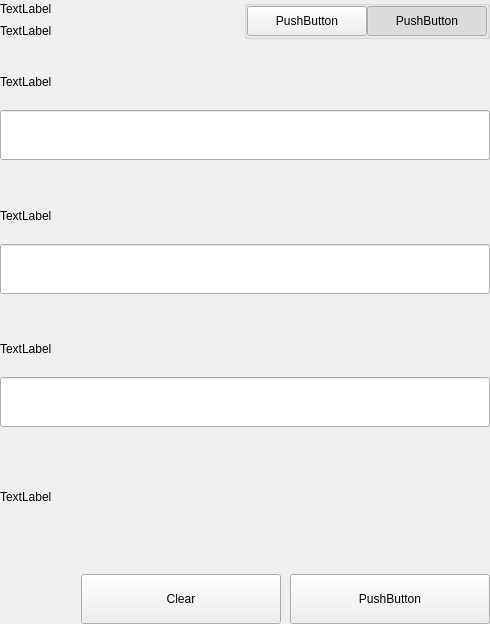
<?xml version="1.0" encoding="UTF-8"?>
<ui version="4.0">
 <class>SettingsBitToolWidget</class>
 <widget class="QWidget" name="SettingsBitToolWidget">
  <property name="geometry">
   <rect>
    <x>0</x>
    <y>0</y>
    <width>490</width>
    <height>624</height>
   </rect>
  </property>
  <property name="windowTitle">
   <string>Form</string>
  </property>
  <layout class="QVBoxLayout" name="verticalLayout">
   <property name="spacing">
    <number>0</number>
   </property>
   <property name="leftMargin">
    <number>0</number>
   </property>
   <property name="topMargin">
    <number>0</number>
   </property>
   <property name="rightMargin">
    <number>0</number>
   </property>
   <property name="bottomMargin">
    <number>0</number>
   </property>
   <item>
    <widget class="QWidget" name="left" native="true">
     <layout class="QVBoxLayout" name="verticalLayout_3">
      <property name="leftMargin">
       <number>0</number>
      </property>
      <property name="topMargin">
       <number>0</number>
      </property>
      <property name="rightMargin">
       <number>0</number>
      </property>
      <property name="bottomMargin">
       <number>0</number>
      </property>
      <item>
       <layout class="QVBoxLayout" name="verticalLayout_2">
        <property name="spacing">
         <number>0</number>
        </property>
        <item>
         <layout class="QHBoxLayout" name="horizontalLayout_3" stretch="3,1">
          <property name="spacing">
           <number>40</number>
          </property>
          <item>
           <layout class="QVBoxLayout" name="verticalLayoutTitle">
            <property name="spacing">
             <number>5</number>
            </property>
            <item>
             <widget class="QLabel" name="labelTitle">
              <property name="text">
               <string>TextLabel</string>
              </property>
             </widget>
            </item>
            <item>
             <widget class="QLabel" name="labelSubtitle1">
              <property name="text">
               <string>TextLabel</string>
              </property>
              <property name="wordWrap">
               <bool>true</bool>
              </property>
             </widget>
            </item>
           </layout>
          </item>
          <item alignment="Qt::AlignTop">
           <widget class="QGroupBox" name="groupBox">
            <property name="title">
             <string/>
            </property>
            <property name="alignment">
             <set>Qt::AlignLeading|Qt::AlignLeft|Qt::AlignTop</set>
            </property>
            <layout class="QHBoxLayout" name="horizontalLayout_4">
             <property name="spacing">
              <number>0</number>
             </property>
             <property name="leftMargin">
              <number>0</number>
             </property>
             <property name="topMargin">
              <number>0</number>
             </property>
             <property name="rightMargin">
              <number>0</number>
             </property>
             <property name="bottomMargin">
              <number>0</number>
             </property>
             <item>
              <spacer name="horizontalSpacer">
               <property name="orientation">
                <enum>Qt::Horizontal</enum>
               </property>
               <property name="sizeHint" stdset="0">
                <size>
                 <width>40</width>
                 <height>20</height>
                </size>
               </property>
              </spacer>
             </item>
             <item>
              <widget class="QPushButton" name="pushLeft">
               <property name="minimumSize">
                <size>
                 <width>120</width>
                 <height>30</height>
                </size>
               </property>
               <property name="maximumSize">
                <size>
                 <width>120</width>
                 <height>30</height>
                </size>
               </property>
               <property name="text">
                <string>PushButton</string>
               </property>
               <property name="checkable">
                <bool>true</bool>
               </property>
               <property name="autoExclusive">
                <bool>true</bool>
               </property>
              </widget>
             </item>
             <item>
              <widget class="QPushButton" name="pushRight">
               <property name="minimumSize">
                <size>
                 <width>120</width>
                 <height>30</height>
                </size>
               </property>
               <property name="maximumSize">
                <size>
                 <width>120</width>
                 <height>30</height>
                </size>
               </property>
               <property name="text">
                <string>PushButton</string>
               </property>
               <property name="checkable">
                <bool>true</bool>
               </property>
               <property name="checked">
                <bool>true</bool>
               </property>
               <property name="autoExclusive">
                <bool>true</bool>
               </property>
              </widget>
             </item>
            </layout>
           </widget>
          </item>
         </layout>
        </item>
        <item>
         <widget class="QStackedWidget" name="stackedWidget">
          <property name="currentIndex">
           <number>1</number>
          </property>
          <widget class="QWidget" name="pageDecrypt">
           <layout class="QVBoxLayout" name="verticalLayout_5">
            <property name="spacing">
             <number>0</number>
            </property>
            <property name="leftMargin">
             <number>0</number>
            </property>
            <property name="topMargin">
             <number>0</number>
            </property>
            <property name="rightMargin">
             <number>0</number>
            </property>
            <property name="bottomMargin">
             <number>0</number>
            </property>
            <item>
             <widget class="QWidget" name="widget" native="true">
              <property name="minimumSize">
               <size>
                <width>0</width>
                <height>100</height>
               </size>
              </property>
              <layout class="QVBoxLayout" name="verticalLayout_4">
               <property name="spacing">
                <number>0</number>
               </property>
               <property name="leftMargin">
                <number>0</number>
               </property>
               <property name="topMargin">
                <number>0</number>
               </property>
               <property name="rightMargin">
                <number>0</number>
               </property>
               <property name="bottomMargin">
                <number>0</number>
               </property>
               <item>
                <spacer name="verticalSpacer_2">
                 <property name="orientation">
                  <enum>Qt::Vertical</enum>
                 </property>
                 <property name="sizeType">
                  <enum>QSizePolicy::Fixed</enum>
                 </property>
                 <property name="sizeHint" stdset="0">
                  <size>
                   <width>20</width>
                   <height>20</height>
                  </size>
                 </property>
                </spacer>
               </item>
               <item>
                <layout class="QHBoxLayout" name="horizontalLayout_6" stretch="2">
                 <property name="spacing">
                  <number>0</number>
                 </property>
                 <item>
                  <layout class="QVBoxLayout" name="verticalLayout_7">
                   <property name="spacing">
                    <number>5</number>
                   </property>
                   <item>
                    <widget class="QLabel" name="labelSubtitleKey">
                     <property name="minimumSize">
                      <size>
                       <width>0</width>
                       <height>20</height>
                      </size>
                     </property>
                     <property name="maximumSize">
                      <size>
                       <width>16777215</width>
                       <height>20</height>
                      </size>
                     </property>
                     <property name="text">
                      <string>TextLabel</string>
                     </property>
                    </widget>
                   </item>
                   <item>
                    <widget class="QLineEdit" name="lineEditKey">
                     <property name="minimumSize">
                      <size>
                       <width>0</width>
                       <height>50</height>
                      </size>
                     </property>
                     <property name="maximumSize">
                      <size>
                       <width>16777215</width>
                       <height>50</height>
                      </size>
                     </property>
                    </widget>
                   </item>
                  </layout>
                 </item>
                </layout>
               </item>
               <item>
                <spacer name="verticalSpacer_3">
                 <property name="orientation">
                  <enum>Qt::Vertical</enum>
                 </property>
                 <property name="sizeType">
                  <enum>QSizePolicy::Fixed</enum>
                 </property>
                 <property name="sizeHint" stdset="0">
                  <size>
                   <width>20</width>
                   <height>20</height>
                  </size>
                 </property>
                </spacer>
               </item>
               <item>
                <layout class="QVBoxLayout" name="verticalLayout_9">
                 <property name="spacing">
                  <number>5</number>
                 </property>
                 <item>
                  <widget class="QLabel" name="labelSubtitlePassphrase">
                   <property name="maximumSize">
                    <size>
                     <width>16777215</width>
                     <height>20</height>
                    </size>
                   </property>
                   <property name="text">
                    <string>TextLabel</string>
                   </property>
                  </widget>
                 </item>
                 <item>
                  <widget class="QLineEdit" name="lineEditPassphrase">
                   <property name="minimumSize">
                    <size>
                     <width>0</width>
                     <height>50</height>
                    </size>
                   </property>
                   <property name="maximumSize">
                    <size>
                     <width>16777215</width>
                     <height>50</height>
                    </size>
                   </property>
                  </widget>
                 </item>
                </layout>
               </item>
               <item>
                <spacer name="verticalSpacer_4">
                 <property name="orientation">
                  <enum>Qt::Vertical</enum>
                 </property>
                 <property name="sizeType">
                  <enum>QSizePolicy::Fixed</enum>
                 </property>
                 <property name="sizeHint" stdset="0">
                  <size>
                   <width>20</width>
                   <height>20</height>
                  </size>
                 </property>
                </spacer>
               </item>
               <item>
                <layout class="QHBoxLayout" name="horizontalLayout">
                 <property name="spacing">
                  <number>6</number>
                 </property>
                 <item>
                  <spacer name="horizontalSpacer_4">
                   <property name="orientation">
                    <enum>Qt::Horizontal</enum>
                   </property>
                   <property name="sizeHint" stdset="0">
                    <size>
                     <width>40</width>
                     <height>20</height>
                    </size>
                   </property>
                  </spacer>
                 </item>
                 <item>
                  <widget class="QPushButton" name="pushButtonImport">
                   <property name="text">
                    <string>Import Address</string>
                   </property>
                  </widget>
                 </item>
                </layout>
               </item>
               <item>
                <spacer name="verticalSpacer">
                 <property name="orientation">
                  <enum>Qt::Vertical</enum>
                 </property>
                 <property name="sizeType">
                  <enum>QSizePolicy::Minimum</enum>
                 </property>
                 <property name="sizeHint" stdset="0">
                  <size>
                   <width>20</width>
                   <height>20</height>
                  </size>
                 </property>
                </spacer>
               </item>
               <item>
                <layout class="QHBoxLayout" name="horizontalLayout_7">
                 <item>
                  <spacer name="horizontalSpacer_5">
                   <property name="orientation">
                    <enum>Qt::Horizontal</enum>
                   </property>
                   <property name="sizeType">
                    <enum>QSizePolicy::Expanding</enum>
                   </property>
                   <property name="sizeHint" stdset="0">
                    <size>
                     <width>40</width>
                     <height>20</height>
                    </size>
                   </property>
                  </spacer>
                 </item>
                 <item>
                  <widget class="QPushButton" name="pushButtonSave">
                   <property name="minimumSize">
                    <size>
                     <width>200</width>
                     <height>50</height>
                    </size>
                   </property>
                   <property name="maximumSize">
                    <size>
                     <width>200</width>
                     <height>50</height>
                    </size>
                   </property>
                   <property name="text">
                    <string>PushButton</string>
                   </property>
                  </widget>
                 </item>
                </layout>
               </item>
              </layout>
             </widget>
            </item>
           </layout>
          </widget>
          <widget class="QWidget" name="pageEncrypt">
           <layout class="QVBoxLayout" name="verticalLayout_11">
            <property name="spacing">
             <number>0</number>
            </property>
            <property name="leftMargin">
             <number>0</number>
            </property>
            <property name="topMargin">
             <number>0</number>
            </property>
            <property name="rightMargin">
             <number>0</number>
            </property>
            <property name="bottomMargin">
             <number>0</number>
            </property>
            <item>
             <spacer name="verticalSpacer_8">
              <property name="orientation">
               <enum>Qt::Vertical</enum>
              </property>
              <property name="sizeType">
               <enum>QSizePolicy::Fixed</enum>
              </property>
              <property name="sizeHint" stdset="0">
               <size>
                <width>20</width>
                <height>20</height>
               </size>
              </property>
             </spacer>
            </item>
            <item>
             <widget class="QWidget" name="containerAddressEnc" native="true">
              <layout class="QVBoxLayout" name="containerAddressEncLayout">
               <property name="spacing">
                <number>5</number>
               </property>
               <property name="leftMargin">
                <number>0</number>
               </property>
               <property name="topMargin">
                <number>0</number>
               </property>
               <property name="rightMargin">
                <number>0</number>
               </property>
               <property name="bottomMargin">
                <number>0</number>
               </property>
               <item>
                <widget class="QLabel" name="labelSubtitleAddress">
                 <property name="minimumSize">
                  <size>
                   <width>0</width>
                   <height>20</height>
                  </size>
                 </property>
                 <property name="maximumSize">
                  <size>
                   <width>16777215</width>
                   <height>20</height>
                  </size>
                 </property>
                 <property name="text">
                  <string>TextLabel</string>
                 </property>
                </widget>
               </item>
               <item>
                <widget class="QLineEdit" name="addressIn_ENC">
                 <property name="minimumSize">
                  <size>
                   <width>0</width>
                   <height>50</height>
                  </size>
                 </property>
                </widget>
               </item>
              </layout>
             </widget>
            </item>
            <item>
             <spacer name="verticalSpacer_6">
              <property name="orientation">
               <enum>Qt::Vertical</enum>
              </property>
              <property name="sizeType">
               <enum>QSizePolicy::Fixed</enum>
              </property>
              <property name="sizeHint" stdset="0">
               <size>
                <width>20</width>
                <height>20</height>
               </size>
              </property>
             </spacer>
            </item>
            <item>
             <widget class="QWidget" name="containerAddress" native="true">
              <layout class="QHBoxLayout" name="horizontalLayout_9" stretch="2">
               <property name="spacing">
                <number>0</number>
               </property>
               <property name="leftMargin">
                <number>0</number>
               </property>
               <property name="topMargin">
                <number>0</number>
               </property>
               <property name="rightMargin">
                <number>0</number>
               </property>
               <property name="bottomMargin">
                <number>0</number>
               </property>
               <item>
                <layout class="QVBoxLayout" name="verticalLayout_8">
                 <property name="spacing">
                  <number>5</number>
                 </property>
                 <item>
                  <widget class="QLabel" name="labelSubtitleMessage">
                   <property name="minimumSize">
                    <size>
                     <width>0</width>
                     <height>20</height>
                    </size>
                   </property>
                   <property name="maximumSize">
                    <size>
                     <width>16777215</width>
                     <height>20</height>
                    </size>
                   </property>
                   <property name="text">
                    <string>TextLabel</string>
                   </property>
                  </widget>
                 </item>
                 <item>
                  <widget class="QLineEdit" name="passphraseIn_ENC">
                   <property name="minimumSize">
                    <size>
                     <width>0</width>
                     <height>50</height>
                    </size>
                   </property>
                   <property name="maximumSize">
                    <size>
                     <width>16777215</width>
                     <height>50</height>
                    </size>
                   </property>
                  </widget>
                 </item>
                </layout>
               </item>
              </layout>
             </widget>
            </item>
            <item>
             <spacer name="verticalSpacer_7">
              <property name="orientation">
               <enum>Qt::Vertical</enum>
              </property>
              <property name="sizeType">
               <enum>QSizePolicy::Fixed</enum>
              </property>
              <property name="sizeHint" stdset="0">
               <size>
                <width>20</width>
                <height>20</height>
               </size>
              </property>
             </spacer>
            </item>
            <item>
             <widget class="QWidget" name="widget_2" native="true">
              <property name="minimumSize">
               <size>
                <width>0</width>
                <height>75</height>
               </size>
              </property>
              <property name="maximumSize">
               <size>
                <width>16777215</width>
                <height>16777215</height>
               </size>
              </property>
              <layout class="QVBoxLayout" name="verticalLayout_6">
               <property name="leftMargin">
                <number>0</number>
               </property>
               <property name="topMargin">
                <number>0</number>
               </property>
               <property name="rightMargin">
                <number>0</number>
               </property>
               <property name="bottomMargin">
                <number>0</number>
               </property>
               <item>
                <widget class="QLabel" name="labelSubtitleEncryptedKey">
                 <property name="minimumSize">
                  <size>
                   <width>0</width>
                   <height>20</height>
                  </size>
                 </property>
                 <property name="maximumSize">
                  <size>
                   <width>16777215</width>
                   <height>20</height>
                  </size>
                 </property>
                 <property name="text">
                  <string>TextLabel</string>
                 </property>
                </widget>
               </item>
               <item>
                <widget class="QLineEdit" name="encryptedKeyOut_ENC">
                 <property name="minimumSize">
                  <size>
                   <width>0</width>
                   <height>50</height>
                  </size>
                 </property>
                </widget>
               </item>
              </layout>
             </widget>
            </item>
            <item>
             <widget class="QLabel" name="statusLabel_ENC">
              <property name="text">
               <string>TextLabel</string>
              </property>
             </widget>
            </item>
            <item>
             <spacer name="verticalSpacer_5">
              <property name="orientation">
               <enum>Qt::Vertical</enum>
              </property>
              <property name="sizeType">
               <enum>QSizePolicy::Fixed</enum>
              </property>
              <property name="sizeHint" stdset="0">
               <size>
                <width>20</width>
                <height>20</height>
               </size>
              </property>
             </spacer>
            </item>
            <item>
             <layout class="QHBoxLayout" name="horizontalLayout_8">
              <property name="spacing">
               <number>9</number>
              </property>
              <item>
               <spacer name="horizontalSpacer_6">
                <property name="orientation">
                 <enum>Qt::Horizontal</enum>
                </property>
                <property name="sizeType">
                 <enum>QSizePolicy::Expanding</enum>
                </property>
                <property name="sizeHint" stdset="0">
                 <size>
                  <width>40</width>
                  <height>20</height>
                 </size>
                </property>
               </spacer>
              </item>
              <item>
               <widget class="QPushButton" name="pushButtonClear">
                <property name="minimumSize">
                 <size>
                  <width>200</width>
                  <height>50</height>
                 </size>
                </property>
                <property name="text">
                 <string>Clear</string>
                </property>
               </widget>
              </item>
              <item>
               <widget class="QPushButton" name="pushButtonEncrypt">
                <property name="minimumSize">
                 <size>
                  <width>200</width>
                  <height>50</height>
                 </size>
                </property>
                <property name="maximumSize">
                 <size>
                  <width>200</width>
                  <height>50</height>
                 </size>
                </property>
                <property name="text">
                 <string>PushButton</string>
                </property>
               </widget>
              </item>
             </layout>
            </item>
           </layout>
          </widget>
         </widget>
        </item>
       </layout>
      </item>
     </layout>
    </widget>
   </item>
  </layout>
 </widget>
 <resources/>
 <connections/>
</ui>
